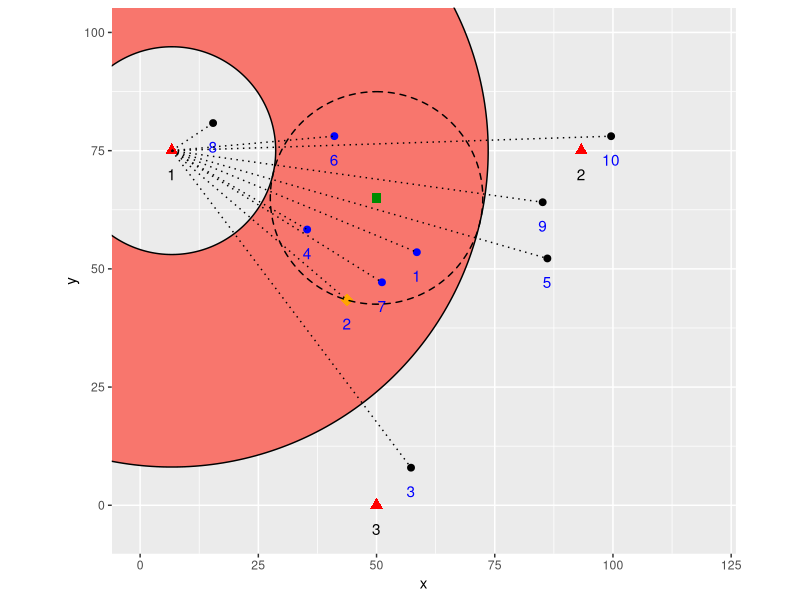
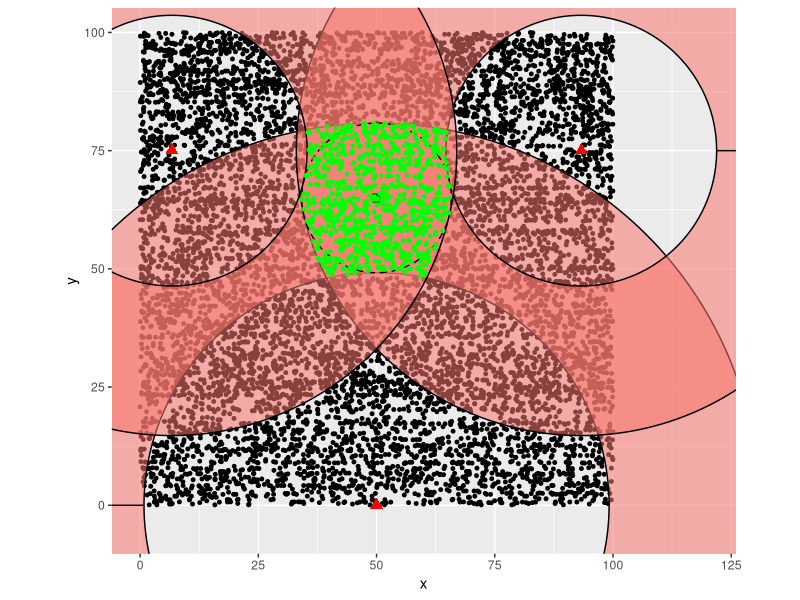

These charts were generated, in order, by the following R code:
# Estimate area of arc
setwd("~/repos/TrilaterationIndex/RScripts")
library(ggplot2)
library(ggforce)

myDist <- function(x, y) {
  # x and y must be 2D points -- (x,y) tuples i.e.: x <- c(1,2) y <- c(3,4)
  d <- sqrt((x[[1]]-y[[1]])^2+(x[[2]]-y[[2]])^2)
  return(d)
}


data <- read.csv('../data/point_sample_10.csv')
data <- data[,-1]

refpoints <- read.csv('../data/sample_ref_points.csv')
refpoints <- refpoints[c(3,2,1),-1]
row.names(refpoints) <- c(1,2,3)
names(refpoints) <- c('A', 'x', 'y')
refpoints$A <- c(1,2,3)

querypoint <- data.frame(array(c(50, 65), dim=c(1,2)))
names(querypoint) <- c('x', 'y')

ref_lines = data.frame(x=refpoints[1, 'x'], y=refpoints[1,'y'], xend=data[,'x'], yend=data[,'y'])

r3dist = apply(ref_lines, 1, function(x) sqrt((x[3]-x[1])^2 + (x[4]-x[2])^2))
data$r3dist <- r3dist
data <- data[order(data$r3dist),]

r1dist = apply(data, 1, function(x) sqrt((x[1] - refpoints[1,'x'])^2 + (x[2] - refpoints[1, 'y'])^2))
data$r1dist <- r1dist

r2dist = apply(data, 1, function(x) sqrt((x[1] - refpoints[2,'x'])^2 + (x[2] - refpoints[2, 'y'])^2))
data$r2dist <- r2dist

qdists = apply(refpoints, 1, function(x) sqrt((querypoint$x - x[2])^2 + (querypoint$y - x[3])^2))
qdists <- data.frame(array(qdists, dim=c(1,3)))
names(qdists) <- c('r1dist', 'r2dist', 'r3dist')
querypoint <- cbind(querypoint, qdists)

qp2dist <- myDist(c(querypoint$x, querypoint$y), c(data[rownames(data)==2, 'x'], data[rownames(data)==2, 'y']))
ggplot() +
  geom_arc_bar(data=refpoints[1,],
               aes(x0=x,y0=y,
                   r0=querypoint$r1dist - qp2dist,
                   r=querypoint$r1dist + qp2dist,
                   start=-pi/2, end=1.5*pi, fill=TRUE)) +
  geom_point(data=data[rownames(data) %in% c(1,7,4,6),], mapping=aes(x=x, y=y), color="blue", size=2) +
  geom_point(data=data[!rownames(data) %in% c(1,7,4,6),], mapping=aes(x=x, y=y), color="black", size=2) +
  geom_text(data=data, aes(x=x, y=y, label=rownames(data)), nudge_y = -5, color="blue") +
  geom_point(data=refpoints[0:3,], mapping=aes(x=x, y=y), color="red", shape="triangle", size=3) +
  geom_text(data=refpoints[0:3,], aes(x=x, y=y, label=A), nudge_y = -5) +
  geom_point(data=querypoint, mapping=aes(x=x,y=y), color="green4", shape="square", size=3) +
  geom_point(data=data[rownames(data)==2,], aes(x=x, y=y), color="orange", shape="diamond", size=4) +
  #  geom_point(data=data[rownames(data) %in% c(4, 7),], aes(x=x, y=y), color="pink", size=4) +
  geom_circle(aes(x0=x, y0=y, r=qp2dist), data=querypoint, linetype="dashed") +
  geom_segment(data=ref_lines, mapping=aes(x=x, y=y, xend=xend, yend=yend), linetype="dotted") +
  coord_fixed(ratio = 1, xlim=c(0,120), ylim=c(-5, 100)) +
  theme(legend.position = "none")


test <- data.frame(x = runif(10000, min=0, max=100), y=runif(1000, min=0, max=100))
# ggplot() +
#   geom_arc_bar(data=refpoints[1,],
#                aes(x0=x,y0=y,
#                    r0=querypoint$r1dist - qp2dist,
#                    r=querypoint$r1dist + qp2dist,
#                    start=-pi/2, end=1.5*pi, fill=TRUE)) +
#   geom_point(data=test, mapping=aes(x=x, y=y), color="black", size=1) +
#   geom_point(data=refpoints[1,], mapping=aes(x=x, y=y), color="red", shape="triangle", size=3) +
#   coord_fixed(ratio = 1, xlim=c(0,120), ylim=c(-5, 100)) +
#   theme(legend.position = "none")

tdists <- apply(test, 1, function(x) sqrt((refpoints[1,'x'] - x[1])^2 + (refpoints[1, 'y'] - x[2])^2))
lowbound = qdists$r1dist - qp2dist
highbound = qdists$r1dist + qp2dist

tin <- test[which(tdists >= lowbound & tdists <= highbound),]
tout <- test[which(tdists < lowbound | tdists > highbound),]

ratio = nrow(tin) / nrow(test)
ratio

# ggplot() +
#   geom_arc_bar(data=refpoints[1,],
#                aes(x0=x,y0=y,
#                    r0=querypoint$r1dist - qp2dist,
#                    r=querypoint$r1dist + qp2dist,
#                    start=-pi/2, end=1.5*pi, fill=TRUE)) +
#   geom_point(data=tin, mapping=aes(x=x, y=y), color="green", size=1) +
#   geom_point(data=tout, mapping=aes(x=x, y=y), color="black", size=1) +
#   geom_point(data=refpoints[1,], mapping=aes(x=x, y=y), color="red", shape="triangle", size=3) +
#   coord_fixed(ratio = 1, xlim=c(0,120), ylim=c(-5, 100)) +
#   theme(legend.position = "none")


#  Plots with qp6dist and multiple r:

qp6dist <- myDist(c(querypoint$x, querypoint$y), c(data[rownames(data)==6, 'x'], data[rownames(data)==6, 'y']))

t1d <- apply(test, 1, function(x) sqrt((refpoints[1,'x'] - x[1])^2 + (refpoints[1, 'y'] - x[2])^2))
t2d <- apply(test, 1, function(x) sqrt((refpoints[2,'x'] - x[1])^2 + (refpoints[2, 'y'] - x[2])^2))
t3d <- apply(test, 1, function(x) sqrt((refpoints[3,'x'] - x[1])^2 + (refpoints[3, 'y'] - x[2])^2))

low1 = qdists$r1dist - qp6dist
high1 = qdists$r1dist + qp6dist
low2 = qdists$r2dist - qp6dist
high2 = qdists$r2dist + qp6dist
low3 = qdists$r3dist - qp6dist
high3 = qdists$r3dist + qp6dist

r1in <- test[which(t1d >= low1 & t1d <= high1),]
r2in <- test[which(t2d >= low2 & t2d <= high2),]
r3in <- test[which(t3d >= low3 & t3d <= high3),]
tin <- test[which(t1d >= low1 & t1d <= high1 & t2d >= low2 & t2d <= high2 & t3d >= low3 & t3d <= high3),]
tout <- test[which(t1d < low1 | t1d > high1 | t2d < low2 | t2d > high2 | t3d < low3 | t3d > high3),]

ggplot() +
  geom_point(data=tout, mapping=aes(x=x, y=y), color="black", size=1) +
  geom_arc_bar(data=refpoints[3,],
               aes(x0=x,y0=y,
                   r0=querypoint$r3dist - qp6dist,
                   r=querypoint$r3dist + qp6dist,
                   start=-pi/2, end=1.5*pi, fill=TRUE, alpha=0.5)) +
  geom_arc_bar(data=refpoints[2,],
               aes(x0=x,y0=y,
                   r0=querypoint$r2dist - qp6dist,
                   r=querypoint$r2dist + qp6dist,
                   start=pi/2, end=-1.5*pi, fill=TRUE, alpha=0.5)) +
  geom_arc_bar(data=refpoints[1,],
               aes(x0=x,y0=y,
                   r0=querypoint$r1dist - qp6dist,
                   r=querypoint$r1dist + qp6dist,
                   start=-pi/2, end=1.5*pi, fill=TRUE, alpha=0.5)) +
  geom_point(data=refpoints[1:3,], mapping=aes(x=x, y=y), color="red", shape="triangle", size=3) +
  geom_circle(aes(x0=x, y0=y, r=qp6dist), data=querypoint, linetype="dashed") +
  geom_point(data=querypoint, mapping=aes(x=x,y=y), color="green4", shape="square", size=3) +
  geom_point(data=tin, mapping=aes(x=x, y=y), color="green", size=1) +
  coord_fixed(ratio = 1, xlim=c(0,120), ylim=c(-5, 100)) +
  theme(legend.position = "none")

ratio = nrow(tin) / nrow(test)
ratio
r1ratio = nrow(r1in) / nrow(test)
r1ratio
r2ratio = nrow(r2in) / nrow(test)
r2ratio
r3ratio = nrow(r3in) / nrow(test)
r3ratio
